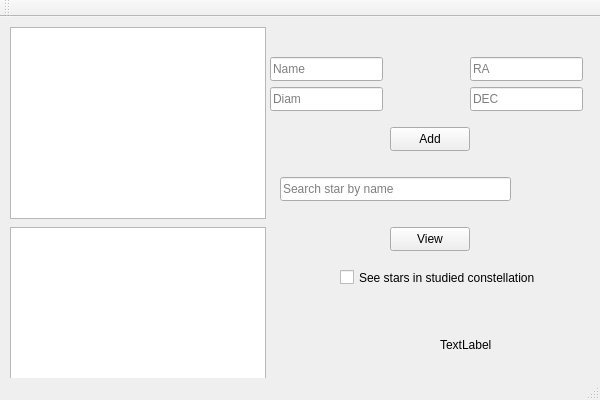
<?xml version="1.0" encoding="UTF-8"?>
<ui version="4.0">
 <class>AstronomerWindowClass</class>
 <widget class="QMainWindow" name="AstronomerWindowClass">
  <property name="geometry">
   <rect>
    <x>0</x>
    <y>0</y>
    <width>600</width>
    <height>400</height>
   </rect>
  </property>
  <property name="windowTitle">
   <string>AstronomerWindow</string>
  </property>
  <widget class="QWidget" name="centralWidget">
   <widget class="QTableView" name="tableView">
    <property name="geometry">
     <rect>
      <x>10</x>
      <y>10</y>
      <width>256</width>
      <height>192</height>
     </rect>
    </property>
   </widget>
   <widget class="QListView" name="listView">
    <property name="geometry">
     <rect>
      <x>10</x>
      <y>210</y>
      <width>256</width>
      <height>192</height>
     </rect>
    </property>
   </widget>
   <widget class="QCheckBox" name="checkBox">
    <property name="geometry">
     <rect>
      <x>340</x>
      <y>250</y>
      <width>201</width>
      <height>21</height>
     </rect>
    </property>
    <property name="text">
     <string>See stars in studied constellation</string>
    </property>
   </widget>
   <widget class="QLineEdit" name="nameInput">
    <property name="geometry">
     <rect>
      <x>270</x>
      <y>40</y>
      <width>113</width>
      <height>24</height>
     </rect>
    </property>
    <property name="placeholderText">
     <string>Name</string>
    </property>
   </widget>
   <widget class="QLineEdit" name="raInput">
    <property name="geometry">
     <rect>
      <x>470</x>
      <y>40</y>
      <width>113</width>
      <height>24</height>
     </rect>
    </property>
    <property name="placeholderText">
     <string>RA </string>
    </property>
   </widget>
   <widget class="QLineEdit" name="decInput">
    <property name="geometry">
     <rect>
      <x>470</x>
      <y>70</y>
      <width>113</width>
      <height>24</height>
     </rect>
    </property>
    <property name="text">
     <string/>
    </property>
    <property name="placeholderText">
     <string>DEC</string>
    </property>
   </widget>
   <widget class="QLineEdit" name="diameterInput">
    <property name="geometry">
     <rect>
      <x>270</x>
      <y>70</y>
      <width>113</width>
      <height>24</height>
     </rect>
    </property>
    <property name="placeholderText">
     <string>Diam</string>
    </property>
   </widget>
   <widget class="QLineEdit" name="progressiveName">
    <property name="geometry">
     <rect>
      <x>280</x>
      <y>160</y>
      <width>231</width>
      <height>24</height>
     </rect>
    </property>
    <property name="placeholderText">
     <string>Search star by name</string>
    </property>
   </widget>
   <widget class="QPushButton" name="addBtn">
    <property name="geometry">
     <rect>
      <x>390</x>
      <y>110</y>
      <width>80</width>
      <height>24</height>
     </rect>
    </property>
    <property name="text">
     <string>Add</string>
    </property>
   </widget>
   <widget class="QLabel" name="label">
    <property name="geometry">
     <rect>
      <x>440</x>
      <y>320</y>
      <width>151</width>
      <height>16</height>
     </rect>
    </property>
    <property name="text">
     <string>TextLabel</string>
    </property>
   </widget>
   <widget class="QPushButton" name="viewBtn">
    <property name="geometry">
     <rect>
      <x>390</x>
      <y>210</y>
      <width>80</width>
      <height>24</height>
     </rect>
    </property>
    <property name="text">
     <string>View</string>
    </property>
   </widget>
  </widget>
  <widget class="QMenuBar" name="menuBar">
   <property name="geometry">
    <rect>
     <x>0</x>
     <y>0</y>
     <width>600</width>
     <height>21</height>
    </rect>
   </property>
  </widget>
  <widget class="QToolBar" name="mainToolBar">
   <attribute name="toolBarArea">
    <enum>TopToolBarArea</enum>
   </attribute>
   <attribute name="toolBarBreak">
    <bool>false</bool>
   </attribute>
  </widget>
  <widget class="QStatusBar" name="statusBar"/>
 </widget>
 <layoutdefault spacing="6" margin="11"/>
 <resources/>
 <connections/>
</ui>
